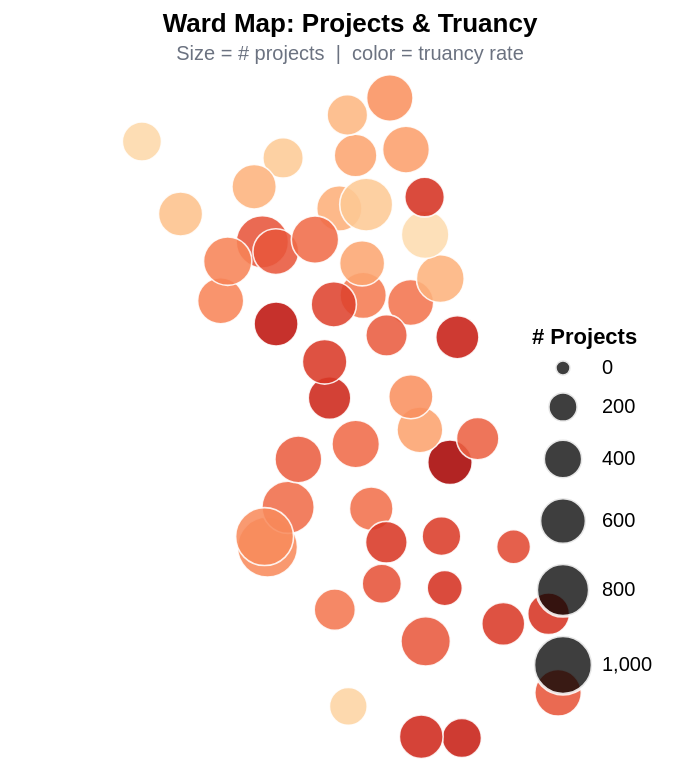

Notebook code cell kept with this figure:
### Code cell
geo = (
    alt.Chart(df)
    .mark_circle(stroke="white", strokeWidth=0.8, opacity=0.87)
    .encode(
        longitude="centroid_lon:Q",
        latitude="centroid_lat:Q",
        size=alt.Size("num_projects:Q", scale=alt.Scale(range=[60, 900]),
                      title="# Projects", legend=alt.Legend(orient="bottom-right")),
        color=alt.Color("avg_truancy:Q", scale=alt.Scale(scheme="orangered"),
                        title="Truancy (%)", legend=None),
        tooltip=[
            alt.Tooltip("ward:O",          title="Ward"),
            alt.Tooltip("num_projects:Q",  title="# Projects",    format=","),
            alt.Tooltip("avg_truancy:Q",   title="Truancy (%)",   format=".1f"),
            alt.Tooltip("avg_grad_rate:Q", title="Grad Rate (%)", format=".1f"),
        ],
    )
    .project(type="mercator")
    .properties(
        width=340, height=320,
        title=alt.TitleParams(
            text="Ward Map: Projects & Truancy",
            subtitle="Size = # projects  |  color = truancy rate",
            fontSize=13, subtitleFontSize=10, subtitleColor=GRAY,
        ),
    )
)

geo

### Figure 1 — Vega-Lite specification as saved in the notebook (floating-point values rounded to 4 significant figures)
{"config": {"view": {"continuousWidth": 300, "continuousHeight": 300}}, "data": {"name": "data-7976b6d90120ed44ddefd6cf8921d1f2"}, "mark": {"type": "circle", "opacity": 0.87, "stroke": "white", "strokeWidth": 0.8}, "encoding": {"color": {"field": "avg_truancy", "legend": null, "scale": {"scheme": "orangered"}, "title": "Truancy (%)", "type": "quantitative"}, "latitude": {"field": "centroid_lat", "type": "quantitative"}, "longitude": {"field": "centroid_lon", "type": "quantitative"}, "size": {"field": "num_projects", "legend": {"orient": "bottom-right"}, "scale": {"range": [60, 900]}, "title": "# Projects", "type": "quantitative"}, "tooltip": [{"field": "ward", "title": "Ward", "type": "ordinal"}, {"field": "num_projects", "format": ",", "title": "# Projects", "type": "quantitative"}, {"field": "avg_truancy", "format": ".1f", "title": "Truancy (%)", "type": "quantitative"}, {"field": "avg_grad_rate", "format": ".1f", "title": "Grad Rate (%)", "type": "quantitative"}]}, "height": 320, "projection": {"type": "mercator"}, "title": {"text": "Ward Map: Projects & Truancy", "fontSize": 13, "subtitle": "Size = # projects  |  color = truancy rate", "subtitleColor": "#6b7280", "subtitleFontSize": 10}, "width": 340, "$schema": "https://vega.github.io/schema/vega-lite/v5.20.1.json", "datasets": {"data-7976b6d90120ed44ddefd6cf8921d1f2": [{"ward": 1, "total_spending": 16340000.0, "num_projects": 605, "avg_project": 27000.0, "median_project": 6874.0, "num_schools": 12, "avg_attendance": 86.9, "avg_truancy": 40.99, "avg_mobility": 10.54, "avg_grad_rate": 77.6, "avg_suspension": 5.4, "centroid_lon": -87.69, "centroid_lat": 41.91}, {"ward": 2, "total_spending": 16130000.0, "num_projects": 596, "avg_project": 27060.0, "median_project": 10970.0, "num_schools": 10, "avg_attendance": 86.9, "avg_truancy": 42.24, "avg_mobility": 7.811, "avg_grad_rate": 90.17, "avg_suspension": 5.4, "centroid_lon": -87.65, "centroid_lat": 41.91}, {"ward": 3, "total_spending": 16240000.0, "num_projects": 549, "avg_project": 29580.0, "median_project": 14720.0, "num_schools": 16, "avg_attendance": 86.9, "avg_truancy": 62.69, "avg_mobility": 26.51, "avg_grad_rate": 78.84, "avg_suspension": 5.4, "centroid_lon": -87.63, "centroid_lat": 41.82}, {"ward": 4, "total_spending": 16310000.0, "num_projects": 493, "avg_project": 33080.0, "median_project": 22270.0, "num_schools": 10, "avg_attendance": 86.9, "avg_truancy": 45.57, "avg_mobility": 11.6, "avg_grad_rate": 84.8, "avg_suspension": 5.4, "centroid_lon": -87.61, "centroid_lat": 41.84}, {"ward": 5, "total_spending": 15690000.0, "num_projects": 287, "avg_project": 54670.0, "median_project": 28890.0, "num_schools": 15, "avg_attendance": 86.9, "avg_truancy": 49.38, "avg_mobility": 11.69, "avg_grad_rate": 87.97, "avg_suspension": 5.4, "centroid_lon": -87.58, "centroid_lat": 41.78}, {"ward": 6, "total_spending": 16350000.0, "num_projects": 315, "avg_project": 51890.0, "median_project": 30820.0, "num_schools": 17, "avg_attendance": 86.9, "avg_truancy": 53.09, "avg_mobility": 29.48, "avg_grad_rate": 23.3, "avg_suspension": 5.4, "centroid_lon": -87.63, "centroid_lat": 41.76}, {"ward": 7, "total_spending": 15770000.0, "num_projects": 475, "avg_project": 33200.0, "median_project": 12250.0, "num_schools": 16, "avg_attendance": 86.9, "avg_truancy": 52.84, "avg_mobility": 18.34, "avg_grad_rate": 58.15, "avg_suspension": 5.4, "centroid_lon": -87.56, "centroid_lat": 41.75}, {"ward": 8, "total_spending": 16350000.0, "num_projects": 508, "avg_project": 32180.0, "median_project": 13910.0, "num_schools": 24, "avg_attendance": 86.9, "avg_truancy": 51.8, "avg_mobility": 24.72, "avg_grad_rate": 74.78, "avg_suspension": 5.4, "centroid_lon": -87.59, "centroid_lat": 41.74}, {"ward": 9, "total_spending": 16360000.0, "num_projects": 412, "avg_project": 39700.0, "median_project": 36180.0, "num_schools": 19, "avg_attendance": 86.9, "avg_truancy": 56.39, "avg_mobility": 17.57, "avg_grad_rate": 81.72, "avg_suspension": 5.4, "centroid_lon": -87.62, "centroid_lat": 41.68}, {"ward": 10, "total_spending": 16270000.0, "num_projects": 608, "avg_project": 26750.0, "median_project": 12960.0, "num_schools": 11, "avg_attendance": 86.9, "avg_truancy": 47.6, "avg_mobility": 10.31, "avg_grad_rate": 82.1, "avg_suspension": 5.4, "centroid_lon": -87.55, "centroid_lat": 41.71}, {"ward": 11, "total_spending": 15850000.0, "num_projects": 589, "avg_project": 26910.0, "median_project": 9094.0, "num_schools": 11, "avg_attendance": 86.9, "avg_truancy": 33.43, "avg_mobility": 8.97, "avg_grad_rate": 91.0, "avg_suspension": 5.4, "centroid_lon": -87.65, "centroid_lat": 41.84}, {"ward": 12, "total_spending": 16300000.0, "num_projects": 638, "avg_project": 25540.0, "median_project": 5992.0, "num_schools": 19, "avg_attendance": 86.9, "avg_truancy": 43.86, "avg_mobility": 13.78, "avg_grad_rate": 79.2, "avg_suspension": 5.4, "centroid_lon": -87.69, "centroid_lat": 41.83}, {"ward": 13, "total_spending": 16380000.0, "num_projects": 1062, "avg_project": 15420.0, "median_project": 3762.0, "num_schools": 3, "avg_attendance": 86.9, "avg_truancy": 38.07, "avg_mobility": 6.433, "avg_grad_rate": null, "avg_suspension": 5.4, "centroid_lon": -87.75, "centroid_lat": 41.78}, {"ward": 14, "total_spending": 16370000.0, "num_projects": 788, "avg_project": 20770.0, "median_project": 7433.0, "num_schools": 19, "avg_attendance": 86.9, "avg_truancy": 43.49, "avg_mobility": 8.106, "avg_grad_rate": 86.81, "avg_suspension": 5.4, "centroid_lon": -87.74, "centroid_lat": 41.8}, {"ward": 15, "total_spending": 15640000.0, "num_projects": 525, "avg_project": 29800.0, "median_project": 11730.0, "num_schools": 27, "avg_attendance": 86.9, "avg_truancy": 42.88, "avg_mobility": 10.24, "avg_grad_rate": 67.3, "avg_suspension": 5.4, "centroid_lon": -87.68, "centroid_lat": 41.8}, {"ward": 16, "total_spending": 16080000.0, "num_projects": 473, "avg_project": 33990.0, "median_project": 18070.0, "num_schools": 13, "avg_attendance": 86.9, "avg_truancy": 52.42, "avg_mobility": 16.79, "avg_grad_rate": 52.7, "avg_suspension": 5.4, "centroid_lon": -87.67, "centroid_lat": 41.78}, {"ward": 17, "total_spending": 16030000.0, "num_projects": 410, "avg_project": 39100.0, "median_project": 24800.0, "num_schools": 13, "avg_attendance": 86.9, "avg_truancy": 47.85, "avg_mobility": 16.65, "avg_grad_rate": 64.83, "avg_suspension": 5.4, "centroid_lon": -87.67, "centroid_lat": 41.76}, {"ward": 18, "total_spending": 16210000.0, "num_projects": 460, "avg_project": 35250.0, "median_project": 32460.0, "num_schools": 15, "avg_attendance": 86.9, "avg_truancy": 41.5, "avg_mobility": 9.262, "avg_grad_rate": 80.5, "avg_suspension": 5.4, "centroid_lon": -87.71, "centroid_lat": 41.75}, {"ward": 19, "total_spending": 16190000.0, "num_projects": 374, "avg_project": 43300.0, "median_project": 42440.0, "num_schools": 8, "avg_attendance": 86.9, "avg_truancy": 20.86, "avg_mobility": 4.583, "avg_grad_rate": 71.6, "avg_suspension": 5.4, "centroid_lon": -87.7, "centroid_lat": 41.7}, {"ward": 20, "total_spending": 16120000.0, "num_projects": 398, "avg_project": 40500.0, "median_project": 26470.0, "num_schools": 19, "avg_attendance": 86.9, "avg_truancy": 51.53, "avg_mobility": 18.32, "avg_grad_rate": 74.5, "avg_suspension": 5.4, "centroid_lon": -87.63, "centroid_lat": 41.79}, {"ward": 21, "total_spending": 16160000.0, "num_projects": 697, "avg_project": 23190.0, "median_project": 9540.0, "num_schools": 23, "avg_attendance": 86.9, "avg_truancy": 46.98, "avg_mobility": 14.41, "avg_grad_rate": 73.05, "avg_suspension": 5.4, "centroid_lon": -87.64, "centroid_lat": 41.73}, {"ward": 22, "total_spending": 15680000.0, "num_projects": 617, "avg_project": 25410.0, "median_project": 11720.0, "num_schools": 10, "avg_attendance": 86.9, "avg_truancy": 46.11, "avg_mobility": 9.08, "avg_grad_rate": 73.3, "avg_suspension": 5.4, "centroid_lon": -87.73, "centroid_lat": 41.83}, {"ward": 23, "total_spending": 16240000.0, "num_projects": 985, "avg_project": 16490.0, "median_project": 4700.0, "num_schools": 7, "avg_attendance": 86.9, "avg_truancy": 37.75, "avg_mobility": 7.083, "avg_grad_rate": 77.3, "avg_suspension": 5.4, "centroid_lon": -87.75, "centroid_lat": 41.79}, {"ward": 24, "total_spending": 15920000.0, "num_projects": 497, "avg_project": 32020.0, "median_project": 10540.0, "num_schools": 25, "avg_attendance": 86.9, "avg_truancy": 55.1, "avg_mobility": 17.14, "avg_grad_rate": 72.28, "avg_suspension": 5.4, "centroid_lon": -87.71, "centroid_lat": 41.86}, {"ward": 25, "total_spending": 16360000.0, "num_projects": 541, "avg_project": 30250.0, "median_project": 12400.0, "num_schools": 20, "avg_attendance": 86.9, "avg_truancy": 36.92, "avg_mobility": 8.364, "avg_grad_rate": 89.0, "avg_suspension": 5.4, "centroid_lon": -87.65, "centroid_lat": 41.86}, {"ward": 26, "total_spending": 15960000.0, "num_projects": 572, "avg_project": 27910.0, "median_project": 12610.0, "num_schools": 16, "avg_attendance": 86.9, "avg_truancy": 50.41, "avg_mobility": 24.73, "avg_grad_rate": 86.57, "avg_suspension": 5.4, "centroid_lon": -87.71, "centroid_lat": 41.91}, {"ward": 27, "total_spending": 16150000.0, "num_projects": 467, "avg_project": 34590.0, "median_project": 18440.0, "num_schools": 21, "avg_attendance": 86.9, "avg_truancy": 46.53, "avg_mobility": 8.294, "avg_grad_rate": 71.22, "avg_suspension": 5.4, "centroid_lon": -87.67, "centroid_lat": 41.89}, {"ward": 28, "total_spending": 15990000.0, "num_projects": 552, "avg_project": 28970.0, "median_project": 6444.0, "num_schools": 24, "avg_attendance": 86.9, "avg_truancy": 51.93, "avg_mobility": 19.59, "avg_grad_rate": 75.1, "avg_suspension": 5.4, "centroid_lon": -87.71, "centroid_lat": 41.88}, {"ward": 29, "total_spending": 16180000.0, "num_projects": 597, "avg_project": 27110.0, "median_project": 14800.0, "num_schools": 5, "avg_attendance": 86.9, "avg_truancy": 39.02, "avg_mobility": 8.9, "avg_grad_rate": null, "avg_suspension": 5.4, "centroid_lon": -87.78, "centroid_lat": 41.91}, {"ward": 30, "total_spending": 16310000.0, "num_projects": 789, "avg_project": 20680.0, "median_project": 7500.0, "num_schools": 6, "avg_attendance": 86.9, "avg_truancy": 47.5, "avg_mobility": 11.15, "avg_grad_rate": 71.9, "avg_suspension": 5.4, "centroid_lon": -87.76, "centroid_lat": 41.94}, {"ward": 31, "total_spending": 15980000.0, "num_projects": 590, "avg_project": 27080.0, "median_project": 8956.0, "num_schools": 11, "avg_attendance": 86.9, "avg_truancy": 47.16, "avg_mobility": 10.48, "avg_grad_rate": 80.9, "avg_suspension": 5.4, "centroid_lon": -87.75, "centroid_lat": 41.93}, {"ward": 32, "total_spending": 16200000.0, "num_projects": 567, "avg_project": 28580.0, "median_project": 17030.0, "num_schools": 9, "avg_attendance": 86.9, "avg_truancy": 32.72, "avg_mobility": 6.675, "avg_grad_rate": 89.4, "avg_suspension": 5.4, "centroid_lon": -87.69, "centroid_lat": 41.93}, {"ward": 33, "total_spending": 16280000.0, "num_projects": 573, "avg_project": 28410.0, "median_project": 12650.0, "num_schools": 13, "avg_attendance": 86.9, "avg_truancy": 30.95, "avg_mobility": 8.633, "avg_grad_rate": 83.8, "avg_suspension": 5.4, "centroid_lon": -87.7, "centroid_lat": 41.96}, {"ward": 34, "total_spending": 15090000.0, "num_projects": 529, "avg_project": 28530.0, "median_project": 14800.0, "num_schools": 18, "avg_attendance": 86.9, "avg_truancy": 54.64, "avg_mobility": 21.12, "avg_grad_rate": 57.25, "avg_suspension": 5.4, "centroid_lon": -87.65, "centroid_lat": 41.68}, {"ward": 35, "total_spending": 15900000.0, "num_projects": 633, "avg_project": 25120.0, "median_project": 6817.0, "num_schools": 13, "avg_attendance": 86.9, "avg_truancy": 43.78, "avg_mobility": 15.72, "avg_grad_rate": 84.13, "avg_suspension": 5.4, "centroid_lon": -87.72, "centroid_lat": 41.94}, {"ward": 36, "total_spending": 16200000.0, "num_projects": 662, "avg_project": 24480.0, "median_project": 10490.0, "num_schools": 10, "avg_attendance": 86.9, "avg_truancy": 39.36, "avg_mobility": 6.12, "avg_grad_rate": 85.9, "avg_suspension": 5.4, "centroid_lon": -87.78, "centroid_lat": 41.93}, {"ward": 37, "total_spending": 15930000.0, "num_projects": 536, "avg_project": 29710.0, "median_project": 13540.0, "num_schools": 30, "avg_attendance": 86.9, "avg_truancy": 58.33, "avg_mobility": 21.93, "avg_grad_rate": 71.8, "avg_suspension": 5.4, "centroid_lon": -87.75, "centroid_lat": 41.9}, {"ward": 38, "total_spending": 16000000.0, "num_projects": 541, "avg_project": 29570.0, "median_project": 23500.0, "num_schools": 6, "avg_attendance": 86.9, "avg_truancy": 26.78, "avg_mobility": 6.85, "avg_grad_rate": null, "avg_suspension": 5.4, "centroid_lon": -87.81, "centroid_lat": 41.95}, {"ward": 39, "total_spending": 16180000.0, "num_projects": 441, "avg_project": 36680.0, "median_project": 26630.0, "num_schools": 8, "avg_attendance": 86.9, "avg_truancy": 23.81, "avg_mobility": 5.943, "avg_grad_rate": 48.4, "avg_suspension": 5.4, "centroid_lon": -87.74, "centroid_lat": 41.98}, {"ward": 40, "total_spending": 15970000.0, "num_projects": 501, "avg_project": 31880.0, "median_project": 13150.0, "num_schools": 7, "avg_attendance": 86.9, "avg_truancy": 33.01, "avg_mobility": 7.3, "avg_grad_rate": 88.43, "avg_suspension": 5.4, "centroid_lon": -87.69, "centroid_lat": 41.98}, {"ward": 41, "total_spending": 16360000.0, "num_projects": 409, "avg_project": 40000.0, "median_project": 36810.0, "num_schools": 6, "avg_attendance": 86.9, "avg_truancy": 19.55, "avg_mobility": 6.575, "avg_grad_rate": null, "avg_suspension": 5.4, "centroid_lon": -87.84, "centroid_lat": 41.99}, {"ward": 42, "total_spending": 15960000.0, "num_projects": 513, "avg_project": 31100.0, "median_project": 18900.0, "num_schools": 4, "avg_attendance": 86.9, "avg_truancy": 56.48, "avg_mobility": 28.23, "avg_grad_rate": 95.3, "avg_suspension": 5.4, "centroid_lon": -87.62, "centroid_lat": 41.89}, {"ward": 43, "total_spending": 15630000.0, "num_projects": 646, "avg_project": 24190.0, "median_project": 10020.0, "num_schools": 6, "avg_attendance": 86.9, "avg_truancy": 30.22, "avg_mobility": 7.425, "avg_grad_rate": 98.4, "avg_suspension": 5.4, "centroid_lon": -87.63, "centroid_lat": 41.92}, {"ward": 44, "total_spending": 16080000.0, "num_projects": 640, "avg_project": 25130.0, "median_project": 9945.0, "num_schools": 5, "avg_attendance": 86.9, "avg_truancy": 18.14, "avg_mobility": 5.32, "avg_grad_rate": null, "avg_suspension": 5.4, "centroid_lon": -87.64, "centroid_lat": 41.94}, {"ward": 45, "total_spending": 16140000.0, "num_projects": 547, "avg_project": 29510.0, "median_project": 12420.0, "num_schools": 12, "avg_attendance": 86.9, "avg_truancy": 30.34, "avg_mobility": 6.64, "avg_grad_rate": 91.05, "avg_suspension": 5.4, "centroid_lon": -87.76, "centroid_lat": 41.97}, {"ward": 46, "total_spending": 16200000.0, "num_projects": 420, "avg_project": 38580.0, "median_project": 13560.0, "num_schools": 5, "avg_attendance": 86.9, "avg_truancy": 53.22, "avg_mobility": 27.26, "avg_grad_rate": 70.0, "avg_suspension": 5.4, "centroid_lon": -87.64, "centroid_lat": 41.96}, {"ward": 47, "total_spending": 16150000.0, "num_projects": 812, "avg_project": 19900.0, "median_project": 6375.0, "num_schools": 11, "avg_attendance": 86.9, "avg_truancy": 24.08, "avg_mobility": 6.782, "avg_grad_rate": 88.5, "avg_suspension": 5.4, "centroid_lon": -87.68, "centroid_lat": 41.96}, {"ward": 48, "total_spending": 15530000.0, "num_projects": 618, "avg_project": 25130.0, "median_project": 9175.0, "num_schools": 7, "avg_attendance": 86.9, "avg_truancy": 34.06, "avg_mobility": 13.13, "avg_grad_rate": 85.4, "avg_suspension": 5.4, "centroid_lon": -87.66, "centroid_lat": 41.99}, {"ward": 49, "total_spending": 16300000.0, "num_projects": 606, "avg_project": 26900.0, "median_project": 12120.0, "num_schools": 7, "avg_attendance": 86.9, "avg_truancy": 36.76, "avg_mobility": 17.34, "avg_grad_rate": 74.45, "avg_suspension": 5.4, "centroid_lon": -87.67, "centroid_lat": 42.01}, {"ward": 50, "total_spending": 15990000.0, "num_projects": 445, "avg_project": 35930.0, "median_project": 29300.0, "num_schools": 8, "avg_attendance": 86.9, "avg_truancy": 29.22, "avg_mobility": 10.54, "avg_grad_rate": 88.2, "avg_suspension": 5.4, "centroid_lon": -87.7, "centroid_lat": 42.0}]}}
